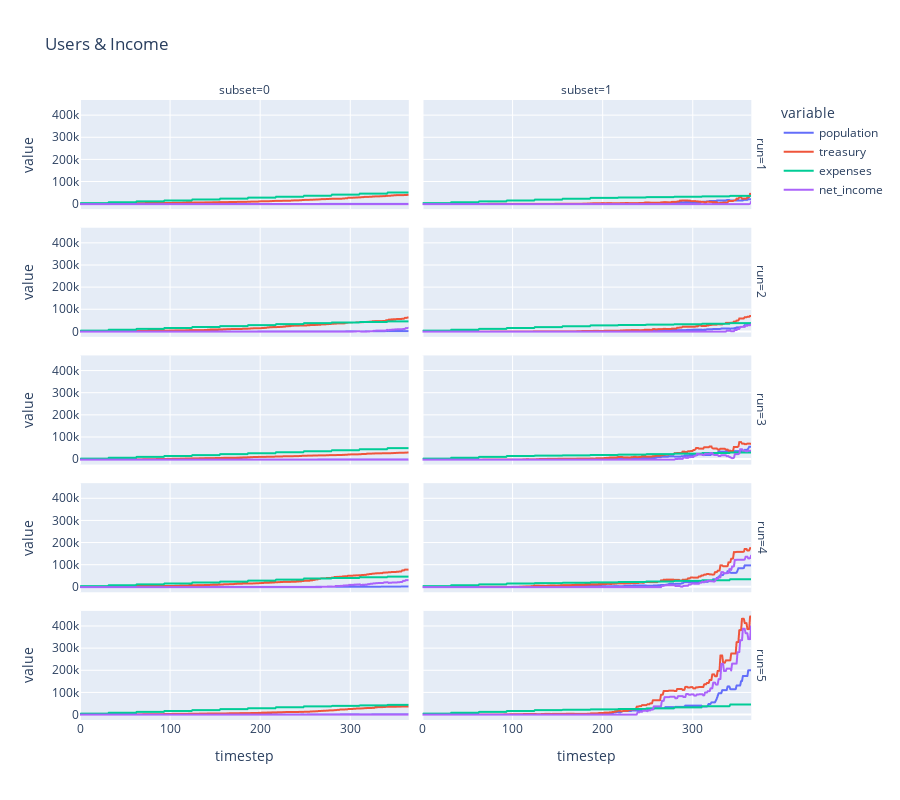

Write notebook code for a chart like this one.
### Markdown cell above
## 6. Analysis

### Code cell
px.line(
    df,
    x='timestep', # Variable on the horizontal axis
    y=['population', 'treasury', 'expenses', 'net_income'], # Variables on the vertical axis
    facet_row='run',
    facet_col='subset',
    title='Users & Income',

    height=800,
)

### Figure 1 — Plotly figure (JSON) as saved in the notebook; plotly's stock layout.template omitted (floating-point values rounded to 4 significant figures; data arrays with more than 128 entries replaced by an {"elided": "..."} marker saying what was removed)
{"data": [{"hovertemplate": "variable=population<br>run=1<br>subset=0<br>timestep=%{x}<br>value=%{y}<extra></extra>", "legendgroup": "population", "line": {"color": "#636efa", "dash": "solid"}, "mode": "lines", "name": "population", "showlegend": true, "type": "scattergl", "x": {"elided": "366 int values"}, "xaxis": "x9", "y": {"elided": "366 int values"}, "yaxis": "y9"}, {"hovertemplate": "variable=population<br>run=1<br>subset=1<br>timestep=%{x}<br>value=%{y}<extra></extra>", "legendgroup": "population", "line": {"color": "#636efa", "dash": "solid"}, "mode": "lines", "name": "population", "showlegend": false, "type": "scattergl", "x": {"elided": "366 int values"}, "xaxis": "x10", "y": {"elided": "366 int values"}, "yaxis": "y10"}, {"hovertemplate": "variable=population<br>run=2<br>subset=0<br>timestep=%{x}<br>value=%{y}<extra></extra>", "legendgroup": "population", "line": {"color": "#636efa", "dash": "solid"}, "mode": "lines", "name": "population", "showlegend": false, "type": "scattergl", "x": {"elided": "366 int values"}, "xaxis": "x7", "y": {"elided": "366 int values"}, "yaxis": "y7"}, {"hovertemplate": "variable=population<br>run=2<br>subset=1<br>timestep=%{x}<br>value=%{y}<extra></extra>", "legendgroup": "population", "line": {"color": "#636efa", "dash": "solid"}, "mode": "lines", "name": "population", "showlegend": false, "type": "scattergl", "x": {"elided": "366 int values"}, "xaxis": "x8", "y": {"elided": "366 int values"}, "yaxis": "y8"}, {"hovertemplate": "variable=population<br>run=3<br>subset=0<br>timestep=%{x}<br>value=%{y}<extra></extra>", "legendgroup": "population", "line": {"color": "#636efa", "dash": "solid"}, "mode": "lines", "name": "population", "showlegend": false, "type": "scattergl", "x": {"elided": "366 int values"}, "xaxis": "x5", "y": {"elided": "366 int values"}, "yaxis": "y5"}, {"hovertemplate": "variable=population<br>run=3<br>subset=1<br>timestep=%{x}<br>value=%{y}<extra></extra>", "legendgroup": "population", "line": {"color": "#636efa", "dash": "solid"}, "mode": "lines", "name": "population", "showlegend": false, "type": "scattergl", "x": {"elided": "366 int values"}, "xaxis": "x6", "y": {"elided": "366 int values"}, "yaxis": "y6"}, {"hovertemplate": "variable=population<br>run=4<br>subset=0<br>timestep=%{x}<br>value=%{y}<extra></extra>", "legendgroup": "population", "line": {"color": "#636efa", "dash": "solid"}, "mode": "lines", "name": "population", "showlegend": false, "type": "scattergl", "x": {"elided": "366 int values"}, "xaxis": "x3", "y": {"elided": "366 int values"}, "yaxis": "y3"}, {"hovertemplate": "variable=population<br>run=4<br>subset=1<br>timestep=%{x}<br>value=%{y}<extra></extra>", "legendgroup": "population", "line": {"color": "#636efa", "dash": "solid"}, "mode": "lines", "name": "population", "showlegend": false, "type": "scattergl", "x": {"elided": "366 int values"}, "xaxis": "x4", "y": {"elided": "366 int values"}, "yaxis": "y4"}, {"hovertemplate": "variable=population<br>run=5<br>subset=0<br>timestep=%{x}<br>value=%{y}<extra></extra>", "legendgroup": "population", "line": {"color": "#636efa", "dash": "solid"}, "mode": "lines", "name": "population", "showlegend": false, "type": "scattergl", "x": {"elided": "366 int values"}, "xaxis": "x", "y": {"elided": "366 int values"}, "yaxis": "y"}, {"hovertemplate": "variable=population<br>run=5<br>subset=1<br>timestep=%{x}<br>value=%{y}<extra></extra>", "legendgroup": "population", "line": {"color": "#636efa", "dash": "solid"}, "mode": "lines", "name": "population", "showlegend": false, "type": "scattergl", "x": {"elided": "366 int values"}, "xaxis": "x2", "y": {"elided": "366 int values"}, "yaxis": "y2"}, {"hovertemplate": "variable=treasury<br>run=1<br>subset=0<br>timestep=%{x}<br>value=%{y}<extra></extra>", "legendgroup": "treasury", "line": {"color": "#EF553B", "dash": "solid"}, "mode": "lines", "name": "treasury", "showlegend": true, "type": "scattergl", "x": {"elided": "366 int values"}, "xaxis": "x9", "y": {"elided": "366 float values"}, "yaxis": "y9"}, {"hovertemplate": "variable=treasury<br>run=1<br>subset=1<br>timestep=%{x}<br>value=%{y}<extra></extra>", "legendgroup": "treasury", "line": {"color": "#EF553B", "dash": "solid"}, "mode": "lines", "name": "treasury", "showlegend": false, "type": "scattergl", "x": {"elided": "366 int values"}, "xaxis": "x10", "y": {"elided": "366 float values"}, "yaxis": "y10"}, {"hovertemplate": "variable=treasury<br>run=2<br>subset=0<br>timestep=%{x}<br>value=%{y}<extra></extra>", "legendgroup": "treasury", "line": {"color": "#EF553B", "dash": "solid"}, "mode": "lines", "name": "treasury", "showlegend": false, "type": "scattergl", "x": {"elided": "366 int values"}, "xaxis": "x7", "y": {"elided": "366 float values"}, "yaxis": "y7"}, {"hovertemplate": "variable=treasury<br>run=2<br>subset=1<br>timestep=%{x}<br>value=%{y}<extra></extra>", "legendgroup": "treasury", "line": {"color": "#EF553B", "dash": "solid"}, "mode": "lines", "name": "treasury", "showlegend": false, "type": "scattergl", "x": {"elided": "366 int values"}, "xaxis": "x8", "y": {"elided": "366 float values"}, "yaxis": "y8"}, {"hovertemplate": "variable=treasury<br>run=3<br>subset=0<br>timestep=%{x}<br>value=%{y}<extra></extra>", "legendgroup": "treasury", "line": {"color": "#EF553B", "dash": "solid"}, "mode": "lines", "name": "treasury", "showlegend": false, "type": "scattergl", "x": {"elided": "366 int values"}, "xaxis": "x5", "y": {"elided": "366 float values"}, "yaxis": "y5"}, {"hovertemplate": "variable=treasury<br>run=3<br>subset=1<br>timestep=%{x}<br>value=%{y}<extra></extra>", "legendgroup": "treasury", "line": {"color": "#EF553B", "dash": "solid"}, "mode": "lines", "name": "treasury", "showlegend": false, "type": "scattergl", "x": {"elided": "366 int values"}, "xaxis": "x6", "y": {"elided": "366 float values"}, "yaxis": "y6"}, {"hovertemplate": "variable=treasury<br>run=4<br>subset=0<br>timestep=%{x}<br>value=%{y}<extra></extra>", "legendgroup": "treasury", "line": {"color": "#EF553B", "dash": "solid"}, "mode": "lines", "name": "treasury", "showlegend": false, "type": "scattergl", "x": {"elided": "366 int values"}, "xaxis": "x3", "y": {"elided": "366 float values"}, "yaxis": "y3"}, {"hovertemplate": "variable=treasury<br>run=4<br>subset=1<br>timestep=%{x}<br>value=%{y}<extra></extra>", "legendgroup": "treasury", "line": {"color": "#EF553B", "dash": "solid"}, "mode": "lines", "name": "treasury", "showlegend": false, "type": "scattergl", "x": {"elided": "366 int values"}, "xaxis": "x4", "y": {"elided": "366 float values"}, "yaxis": "y4"}, {"hovertemplate": "variable=treasury<br>run=5<br>subset=0<br>timestep=%{x}<br>value=%{y}<extra></extra>", "legendgroup": "treasury", "line": {"color": "#EF553B", "dash": "solid"}, "mode": "lines", "name": "treasury", "showlegend": false, "type": "scattergl", "x": {"elided": "366 int values"}, "xaxis": "x", "y": {"elided": "366 float values"}, "yaxis": "y"}, {"hovertemplate": "variable=treasury<br>run=5<br>subset=1<br>timestep=%{x}<br>value=%{y}<extra></extra>", "legendgroup": "treasury", "line": {"color": "#EF553B", "dash": "solid"}, "mode": "lines", "name": "treasury", "showlegend": false, "type": "scattergl", "x": {"elided": "366 int values"}, "xaxis": "x2", "y": {"elided": "366 float values"}, "yaxis": "y2"}, {"hovertemplate": "variable=expenses<br>run=1<br>subset=0<br>timestep=%{x}<br>value=%{y}<extra></extra>", "legendgroup": "expenses", "line": {"color": "#00cc96", "dash": "solid"}, "mode": "lines", "name": "expenses", "showlegend": true, "type": "scattergl", "x": {"elided": "366 int values"}, "xaxis": "x9", "y": {"elided": "366 float values"}, "yaxis": "y9"}, {"hovertemplate": "variable=expenses<br>run=1<br>subset=1<br>timestep=%{x}<br>value=%{y}<extra></extra>", "legendgroup": "expenses", "line": {"color": "#00cc96", "dash": "solid"}, "mode": "lines", "name": "expenses", "showlegend": false, "type": "scattergl", "x": {"elided": "366 int values"}, "xaxis": "x10", "y": {"elided": "366 float values"}, "yaxis": "y10"}, {"hovertemplate": "variable=expenses<br>run=2<br>subset=0<br>timestep=%{x}<br>value=%{y}<extra></extra>", "legendgroup": "expenses", "line": {"color": "#00cc96", "dash": "solid"}, "mode": "lines", "name": "expenses", "showlegend": false, "type": "scattergl", "x": {"elided": "366 int values"}, "xaxis": "x7", "y": {"elided": "366 float values"}, "yaxis": "y7"}, {"hovertemplate": "variable=expenses<br>run=2<br>subset=1<br>timestep=%{x}<br>value=%{y}<extra></extra>", "legendgroup": "expenses", "line": {"color": "#00cc96", "dash": "solid"}, "mode": "lines", "name": "expenses", "showlegend": false, "type": "scattergl", "x": {"elided": "366 int values"}, "xaxis": "x8", "y": {"elided": "366 float values"}, "yaxis": "y8"}, {"hovertemplate": "variable=expenses<br>run=3<br>subset=0<br>timestep=%{x}<br>value=%{y}<extra></extra>", "legendgroup": "expenses", "line": {"color": "#00cc96", "dash": "solid"}, "mode": "lines", "name": "expenses", "showlegend": false, "type": "scattergl", "x": {"elided": "366 int values"}, "xaxis": "x5", "y": {"elided": "366 float values"}, "yaxis": "y5"}, {"hovertemplate": "variable=expenses<br>run=3<br>subset=1<br>timestep=%{x}<br>value=%{y}<extra></extra>", "legendgroup": "expenses", "line": {"color": "#00cc96", "dash": "solid"}, "mode": "lines", "name": "expenses", "showlegend": false, "type": "scattergl", "x": {"elided": "366 int values"}, "xaxis": "x6", "y": {"elided": "366 float values"}, "yaxis": "y6"}, {"hovertemplate": "variable=expenses<br>run=4<br>subset=0<br>timestep=%{x}<br>value=%{y}<extra></extra>", "legendgroup": "expenses", "line": {"color": "#00cc96", "dash": "solid"}, "mode": "lines", "name": "expenses", "showlegend": false, "type": "scattergl", "x": {"elided": "366 int values"}, "xaxis": "x3", "y": {"elided": "366 float values"}, "yaxis": "y3"}, {"hovertemplate": "variable=expenses<br>run=4<br>subset=1<br>timestep=%{x}<br>value=%{y}<extra></extra>", "legendgroup": "expenses", "line": {"color": "#00cc96", "dash": "solid"}, "mode": "lines", "name": "expenses", "showlegend": false, "type": "scattergl", "x": {"elided": "366 int values"}, "xaxis": "x4", "y": {"elided": "366 float values"}, "yaxis": "y4"}, {"hovertemplate": "variable=expenses<br>run=5<br>subset=0<br>timestep=%{x}<br>value=%{y}<extra></extra>", "legendgroup": "expenses", "line": {"color": "#00cc96", "dash": "solid"}, "mode": "lines", "name": "expenses", "showlegend": false, "type": "scattergl", "x": {"elided": "366 int values"}, "xaxis": "x", "y": {"elided": "366 float values"}, "yaxis": "y"}, {"hovertemplate": "variable=expenses<br>run=5<br>subset=1<br>timestep=%{x}<br>value=%{y}<extra></extra>", "legendgroup": "expenses", "line": {"color": "#00cc96", "dash": "solid"}, "mode": "lines", "name": "expenses", "showlegend": false, "type": "scattergl", "x": {"elided": "366 int values"}, "xaxis": "x2", "y": {"elided": "366 float values"}, "yaxis": "y2"}, {"hovertemplate": "variable=net_income<br>run=1<br>subset=0<br>timestep=%{x}<br>value=%{y}<extra></extra>", "legendgroup": "net_income", "line": {"color": "#ab63fa", "dash": "solid"}, "mode": "lines", "name": "net_income", "showlegend": true, "type": "scattergl", "x": {"elided": "366 int values"}, "xaxis": "x9", "y": {"elided": "366 int values"}, "yaxis": "y9"}, {"hovertemplate": "variable=net_income<br>run=1<br>subset=1<br>timestep=%{x}<br>value=%{y}<extra></extra>", "legendgroup": "net_income", "line": {"color": "#ab63fa", "dash": "solid"}, "mode": "lines", "name": "net_income", "showlegend": false, "type": "scattergl", "x": {"elided": "366 int values"}, "xaxis": "x10", "y": {"elided": "366 float values"}, "yaxis": "y10"}, {"hovertemplate": "variable=net_income<br>run=2<br>subset=0<br>timestep=%{x}<br>value=%{y}<extra></extra>", "legendgroup": "net_income", "line": {"color": "#ab63fa", "dash": "solid"}, "mode": "lines", "name": "net_income", "showlegend": false, "type": "scattergl", "x": {"elided": "366 int values"}, "xaxis": "x7", "y": {"elided": "366 float values"}, "yaxis": "y7"}, {"hovertemplate": "variable=net_income<br>run=2<br>subset=1<br>timestep=%{x}<br>value=%{y}<extra></extra>", "legendgroup": "net_income", "line": {"color": "#ab63fa", "dash": "solid"}, "mode": "lines", "name": "net_income", "showlegend": false, "type": "scattergl", "x": {"elided": "366 int values"}, "xaxis": "x8", "y": {"elided": "366 float values"}, "yaxis": "y8"}, {"hovertemplate": "variable=net_income<br>run=3<br>subset=0<br>timestep=%{x}<br>value=%{y}<extra></extra>", "legendgroup": "net_income", "line": {"color": "#ab63fa", "dash": "solid"}, "mode": "lines", "name": "net_income", "showlegend": false, "type": "scattergl", "x": {"elided": "366 int values"}, "xaxis": "x5", "y": {"elided": "366 int values"}, "yaxis": "y5"}, {"hovertemplate": "variable=net_income<br>run=3<br>subset=1<br>timestep=%{x}<br>value=%{y}<extra></extra>", "legendgroup": "net_income", "line": {"color": "#ab63fa", "dash": "solid"}, "mode": "lines", "name": "net_income", "showlegend": false, "type": "scattergl", "x": {"elided": "366 int values"}, "xaxis": "x6", "y": {"elided": "366 float values"}, "yaxis": "y6"}, {"hovertemplate": "variable=net_income<br>run=4<br>subset=0<br>timestep=%{x}<br>value=%{y}<extra></extra>", "legendgroup": "net_income", "line": {"color": "#ab63fa", "dash": "solid"}, "mode": "lines", "name": "net_income", "showlegend": false, "type": "scattergl", "x": {"elided": "366 int values"}, "xaxis": "x3", "y": {"elided": "366 float values"}, "yaxis": "y3"}, {"hovertemplate": "variable=net_income<br>run=4<br>subset=1<br>timestep=%{x}<br>value=%{y}<extra></extra>", "legendgroup": "net_income", "line": {"color": "#ab63fa", "dash": "solid"}, "mode": "lines", "name": "net_income", "showlegend": false, "type": "scattergl", "x": {"elided": "366 int values"}, "xaxis": "x4", "y": {"elided": "366 float values"}, "yaxis": "y4"}, {"hovertemplate": "variable=net_income<br>run=5<br>subset=0<br>timestep=%{x}<br>value=%{y}<extra></extra>", "legendgroup": "net_income", "line": {"color": "#ab63fa", "dash": "solid"}, "mode": "lines", "name": "net_income", "showlegend": false, "type": "scattergl", "x": {"elided": "366 int values"}, "xaxis": "x", "y": {"elided": "366 int values"}, "yaxis": "y"}, {"hovertemplate": "variable=net_income<br>run=5<br>subset=1<br>timestep=%{x}<br>value=%{y}<extra></extra>", "legendgroup": "net_income", "line": {"color": "#ab63fa", "dash": "solid"}, "mode": "lines", "name": "net_income", "showlegend": false, "type": "scattergl", "x": {"elided": "366 int values"}, "xaxis": "x2", "y": {"elided": "366 float values"}, "yaxis": "y2"}], "layout": {"annotations": [{"font": {}, "showarrow": false, "text": "subset=0", "x": 0.24, "xanchor": "center", "xref": "paper", "y": 1, "yanchor": "bottom", "yref": "paper"}, {"font": {}, "showarrow": false, "text": "subset=1", "x": 0.74, "xanchor": "center", "xref": "paper", "y": 1, "yanchor": "bottom", "yref": "paper"}, {"font": {}, "showarrow": false, "text": "run=5", "textangle": 90, "x": 0.98, "xanchor": "left", "xref": "paper", "y": 0.088, "yanchor": "middle", "yref": "paper"}, {"font": {}, "showarrow": false, "text": "run=4", "textangle": 90, "x": 0.98, "xanchor": "left", "xref": "paper", "y": 0.294, "yanchor": "middle", "yref": "paper"}, {"font": {}, "showarrow": false, "text": "run=3", "textangle": 90, "x": 0.98, "xanchor": "left", "xref": "paper", "y": 0.5, "yanchor": "middle", "yref": "paper"}, {"font": {}, "showarrow": false, "text": "run=2", "textangle": 90, "x": 0.98, "xanchor": "left", "xref": "paper", "y": 0.706, "yanchor": "middle", "yref": "paper"}, {"font": {}, "showarrow": false, "text": "run=1", "textangle": 90, "x": 0.98, "xanchor": "left", "xref": "paper", "y": 0.912, "yanchor": "middle", "yref": "paper"}], "height": 800, "legend": {"title": {"text": "variable"}, "tracegroupgap": 0}, "title": {"text": "Users & Income"}, "xaxis": {"anchor": "y", "domain": [0, 0.48], "title": {"text": "timestep"}}, "xaxis10": {"anchor": "y10", "domain": [0.5, 0.98], "matches": "x", "showticklabels": false}, "xaxis2": {"anchor": "y2", "domain": [0.5, 0.98], "matches": "x", "title": {"text": "timestep"}}, "xaxis3": {"anchor": "y3", "domain": [0, 0.48], "matches": "x", "showticklabels": false}, "xaxis4": {"anchor": "y4", "domain": [0.5, 0.98], "matches": "x", "showticklabels": false}, "xaxis5": {"anchor": "y5", "domain": [0, 0.48], "matches": "x", "showticklabels": false}, "xaxis6": {"anchor": "y6", "domain": [0.5, 0.98], "matches": "x", "showticklabels": false}, "xaxis7": {"anchor": "y7", "domain": [0, 0.48], "matches": "x", "showticklabels": false}, "xaxis8": {"anchor": "y8", "domain": [0.5, 0.98], "matches": "x", "showticklabels": false}, "xaxis9": {"anchor": "y9", "domain": [0, 0.48], "matches": "x", "showticklabels": false}, "yaxis": {"anchor": "x", "domain": [0, 0.176], "title": {"text": "value"}}, "yaxis10": {"anchor": "x10", "domain": [0.824, 1], "matches": "y", "showticklabels": false}, "yaxis2": {"anchor": "x2", "domain": [0, 0.176], "matches": "y", "showticklabels": false}, "yaxis3": {"anchor": "x3", "domain": [0.206, 0.382], "matches": "y", "title": {"text": "value"}}, "yaxis4": {"anchor": "x4", "domain": [0.206, 0.382], "matches": "y", "showticklabels": false}, "yaxis5": {"anchor": "x5", "domain": [0.412, 0.588], "matches": "y", "title": {"text": "value"}}, "yaxis6": {"anchor": "x6", "domain": [0.412, 0.588], "matches": "y", "showticklabels": false}, "yaxis7": {"anchor": "x7", "domain": [0.618, 0.794], "matches": "y", "title": {"text": "value"}}, "yaxis8": {"anchor": "x8", "domain": [0.618, 0.794], "matches": "y", "showticklabels": false}, "yaxis9": {"anchor": "x9", "domain": [0.824, 1], "matches": "y", "title": {"text": "value"}}}}
